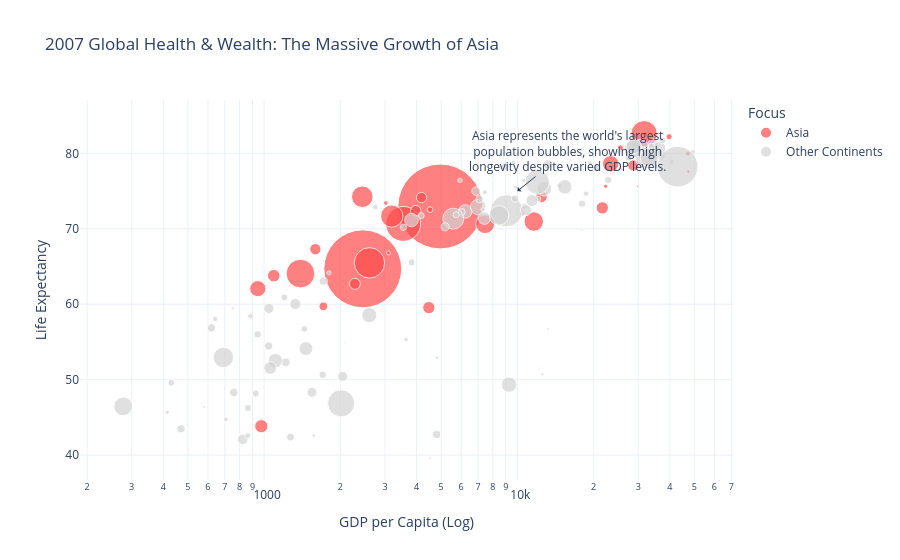

Here is the notebook cell this chart was saved with:
### Markdown cell above
# Task 2 — Bubble chart: tell a story

### Code cell
# 1. Filter for the full 2007 dataset
df_2007 = df[df['year'] == 2007].copy()

# 2. Create the 'highlight' logic (Highlighting Asia, greying others)
df_2007['highlight'] = df_2007['continent'].apply(lambda x: x if x == 'Asia' else 'Other Continents')

# 3. Define custom colors (Rule: one colour, all others grey)
color_map = {'Asia': '#FF4B4B', 'Other Continents': '#D3D3D3'}

# 4. Build the Bubble Chart
fig2 = px.scatter(
    df_2007, 
    x="gdpPercap", 
    y="lifeExp", 
    size="pop", 
    color="highlight",
    hover_name="country",
    color_discrete_map=color_map,
    log_x=True,             # Requirement: Log scale
    size_max=60,            # Requirement: Set size_max
    template="plotly_white",
    title="2007 Global Health & Wealth: The Massive Growth of Asia",
    labels={"gdpPercap": "GDP per Capita (Log)", "lifeExp": "Life Expectancy", "highlight": "Focus"}
)
    # 5. Add Annotation to tell the story
fig2.add_annotation(
    x=4.0, y=75, # Log position for Asia/China area
    xref="x", yref="y",
    text="Asia represents the world's largest<br>population bubbles, showing high<br>longevity despite varied GDP levels.",
    showarrow=True,
    arrowhead=1,
    ax=50, ay=-40
)

fig2.show()

### Figure 1 — Plotly figure (JSON) as saved in the notebook; plotly's stock layout.template omitted (floating-point values rounded to 4 significant figures)
{"data": [{"hovertemplate": "<b>%{hovertext}</b><br><br>Focus=Asia<br>GDP per Capita (Log)=%{x}<br>Life Expectancy=%{y}<br>pop=%{marker.size}<extra></extra>", "hovertext": ["Afghanistan", "Bahrain", "Bangladesh", "Cambodia", "China", "Hong Kong, China", "India", "Indonesia", "Iran", "Iraq", "Israel", "Japan", "Jordan", "Korea, Dem. Rep.", "Korea, Rep.", "Kuwait", "Lebanon", "Malaysia", "Mongolia", "Myanmar", "Nepal", "Oman", "Pakistan", "Philippines", "Saudi Arabia", "Singapore", "Sri Lanka", "Syria", "Taiwan", "Thailand", "Vietnam", "West Bank and Gaza", "Yemen, Rep."], "legendgroup": "Asia", "marker": {"color": "#FF4B4B", "size": [31889923, 708573, 150448339, 14131858, 1318683096, 6980412, 1110396331, 223547000, 69453570, 27499638, 6426679, 127467972, 6053193, 23301725, 49044790, 2505559, 3921278, 24821286, 2874127, 47761980, 28901790, 3204897, 169270617, 91077287, 27601038, 4553009, 20378239, 19314747, 23174294, 65068149, 85262356, 4018332, 22211743], "sizemode": "area", "sizeref": 366300.0, "symbol": "circle"}, "mode": "markers", "name": "Asia", "orientation": "v", "showlegend": true, "type": "scatter", "x": [974.6, 29800.0, 1391.0, 1714.0, 4959.0, 39720.0, 2452.0, 3541.0, 11610.0, 4471.0, 25520.0, 31660.0, 4519.0, 1593.0, 23350.0, 47310.0, 10460.0, 12450.0, 3096.0, 944.0, 1091.0, 22320.0, 2606.0, 3190.0, 21650.0, 47140.0, 3970.0, 4185.0, 28720.0, 7458.0, 2442.0, 3025.0, 2281.0], "xaxis": "x", "y": [43.83, 75.64, 64.06, 59.72, 72.96, 82.21, 64.7, 70.65, 70.96, 59.55, 80.75, 82.6, 72.53, 67.3, 78.62, 77.59, 71.99, 74.24, 66.8, 62.07, 63.78, 75.64, 65.48, 71.69, 72.78, 79.97, 72.4, 74.14, 78.4, 70.62, 74.25, 73.42, 62.7], "yaxis": "y"}, {"hovertemplate": "<b>%{hovertext}</b><br><br>Focus=Other Continents<br>GDP per Capita (Log)=%{x}<br>Life Expectancy=%{y}<br>pop=%{marker.size}<extra></extra>", "hovertext": ["Albania", "Algeria", "Angola", "Argentina", "Australia", "Austria", "Belgium", "Benin", "Bolivia", "Bosnia and Herzegovina", "Botswana", "Brazil", "Bulgaria", "Burkina Faso", "Burundi", "Cameroon", "Canada", "Central African Republic", "Chad", "Chile", "Colombia", "Comoros", "Congo, Dem. Rep.", "Congo, Rep.", "Costa Rica", "Cote d'Ivoire", "Croatia", "Cuba", "Czech Republic", "Denmark", "Djibouti", "Dominican Republic", "Ecuador", "Egypt", "El Salvador", "Equatorial Guinea", "Eritrea", "Ethiopia", "Finland", "France", "Gabon", "Gambia", "Germany", "Ghana", "Greece", "Guatemala", "Guinea", "Guinea-Bissau", "Haiti", "Honduras", "Hungary", "Iceland", "Ireland", "Italy", "Jamaica", "Kenya", "Lesotho", "Liberia", "Libya", "Madagascar", "Malawi", "Mali", "Mauritania", "Mauritius", "Mexico", "Montenegro", "Morocco", "Mozambique", "Namibia", "Netherlands", "New Zealand", "Nicaragua", "Niger", "Nigeria", "Norway", "Panama", "Paraguay", "Peru", "Poland", "Portugal", "Puerto Rico", "Reunion", "Romania", "Rwanda", "Sao Tome and Principe", "Senegal", "Serbia", "Sierra Leone", "Slovak Republic", "Slovenia", "Somalia", "South Africa", "Spain", "Sudan", "Swaziland", "Sweden", "Switzerland", "Tanzania", "Togo", "Trinidad and Tobago", "Tunisia", "Turkey", "Uganda", "United Kingdom", "United States", "Uruguay", "Venezuela", "Zambia", "Zimbabwe"], "legendgroup": "Other Continents", "marker": {"color": "#D3D3D3", "size": [3600523, 33333216, 12420476, 40301927, 20434176, 8199783, 10392226, 8078314, 9119152, 4552198, 1639131, 190010647, 7322858, 14326203, 8390505, 17696293, 33390141, 4369038, 10238807, 16284741, 44227550, 710960, 64606759, 3800610, 4133884, 18013409, 4493312, 11416987, 10228744, 5468120, 496374, 9319622, 13755680, 80264543, 6939688, 551201, 4906585, 76511887, 5238460, 61083916, 1454867, 1688359, 82400996, 22873338, 10706290, 12572928, 9947814, 1472041, 8502814, 7483763, 9956108, 301931, 4109086, 58147733, 2780132, 35610177, 2012649, 3193942, 6036914, 19167654, 13327079, 12031795, 3270065, 1250882, 108700891, 684736, 33757175, 19951656, 2055080, 16570613, 4115771, 5675356, 12894865, 135031164, 4627926, 3242173, 6667147, 28674757, 38518241, 10642836, 3942491, 798094, 22276056, 8860588, 199579, 12267493, 10150265, 6144562, 5447502, 2009245, 9118773, 43997828, 40448191, 42292929, 1133066, 9031088, 7554661, 38139640, 5701579, 1056608, 10276158, 71158647, 29170398, 60776238, 301139947, 3447496, 26084662, 11746035, 12311143], "sizemode": "area", "sizeref": 366300.0, "symbol": "circle"}, "mode": "markers", "name": "Other Continents", "orientation": "v", "showlegend": true, "type": "scatter", "x": [5937.0, 6223.0, 4797.0, 12780.0, 34440.0, 36130.0, 33690.0, 1441.0, 3822.0, 7446.0, 12570.0, 9066.0, 10680.0, 1217.0, 430.1, 2042.0, 36320.0, 706.0, 1704.0, 13170.0, 7007.0, 986.1, 277.6, 3633.0, 9645.0, 1545.0, 14620.0, 8948.0, 22830.0, 35280.0, 2082.0, 6025.0, 6873.0, 5581.0, 5728.0, 12150.0, 641.4, 690.8, 33210.0, 30470.0, 13210.0, 752.7, 32170.0, 1328.0, 27540.0, 5186.0, 942.7, 579.2, 1202.0, 3548.0, 18010.0, 36180.0, 40680.0, 28570.0, 7321.0, 1463.0, 1569.0, 414.5, 12060.0, 1045.0, 759.3, 1043.0, 1803.0, 10960.0, 11980.0, 9254.0, 3820.0, 823.7, 4811.0, 36800.0, 25190.0, 2749.0, 619.7, 2014.0, 49360.0, 9809.0, 4173.0, 7409.0, 15390.0, 20510.0, 19330.0, 7670.0, 10810.0, 863.1, 1598.0, 1712.0, 9787.0, 862.5, 18680.0, 25770.0, 926.1, 9270.0, 28820.0, 2602.0, 4513.0, 33860.0, 37510.0, 1107.0, 883.0, 18010.0, 7093.0, 8458.0, 1056.0, 33200.0, 42950.0, 10610.0, 11420.0, 1271.0, 469.7], "xaxis": "x", "y": [76.42, 72.3, 42.73, 75.32, 81.23, 79.83, 79.44, 56.73, 65.55, 74.85, 50.73, 72.39, 73.0, 52.3, 49.58, 50.43, 80.65, 44.74, 50.65, 78.55, 72.89, 65.15, 46.46, 55.32, 78.78, 48.33, 75.75, 78.27, 76.49, 78.33, 54.79, 72.23, 74.99, 71.34, 71.88, 51.58, 58.04, 52.95, 79.31, 80.66, 56.73, 59.45, 79.41, 60.02, 79.48, 70.26, 56.01, 46.39, 60.92, 70.2, 73.34, 81.76, 78.89, 80.55, 72.57, 54.11, 42.59, 45.68, 73.95, 59.44, 48.3, 54.47, 64.16, 72.8, 76.19, 74.54, 71.16, 42.08, 52.91, 79.76, 80.2, 72.9, 56.87, 46.86, 80.2, 75.54, 71.75, 71.42, 75.56, 78.1, 78.75, 76.44, 72.48, 46.24, 65.53, 63.06, 74.0, 42.57, 74.66, 77.93, 48.16, 49.34, 80.94, 58.56, 39.61, 80.88, 81.7, 52.52, 58.42, 69.82, 73.92, 71.78, 51.54, 79.42, 78.24, 76.38, 73.75, 42.38, 43.49], "yaxis": "y"}], "layout": {"annotations": [{"arrowhead": 1, "ax": 50, "ay": -40, "showarrow": true, "text": "Asia represents the world's largest<br>population bubbles, showing high<br>longevity despite varied GDP levels.", "x": 4, "xref": "x", "y": 75, "yref": "y"}], "legend": {"itemsizing": "constant", "title": {"text": "Focus"}, "tracegroupgap": 0}, "title": {"text": "2007 Global Health & Wealth: The Massive Growth of Asia"}, "xaxis": {"anchor": "y", "domain": [0, 1], "title": {"text": "GDP per Capita (Log)"}, "type": "log"}, "yaxis": {"anchor": "x", "domain": [0, 1], "title": {"text": "Life Expectancy"}}}}
